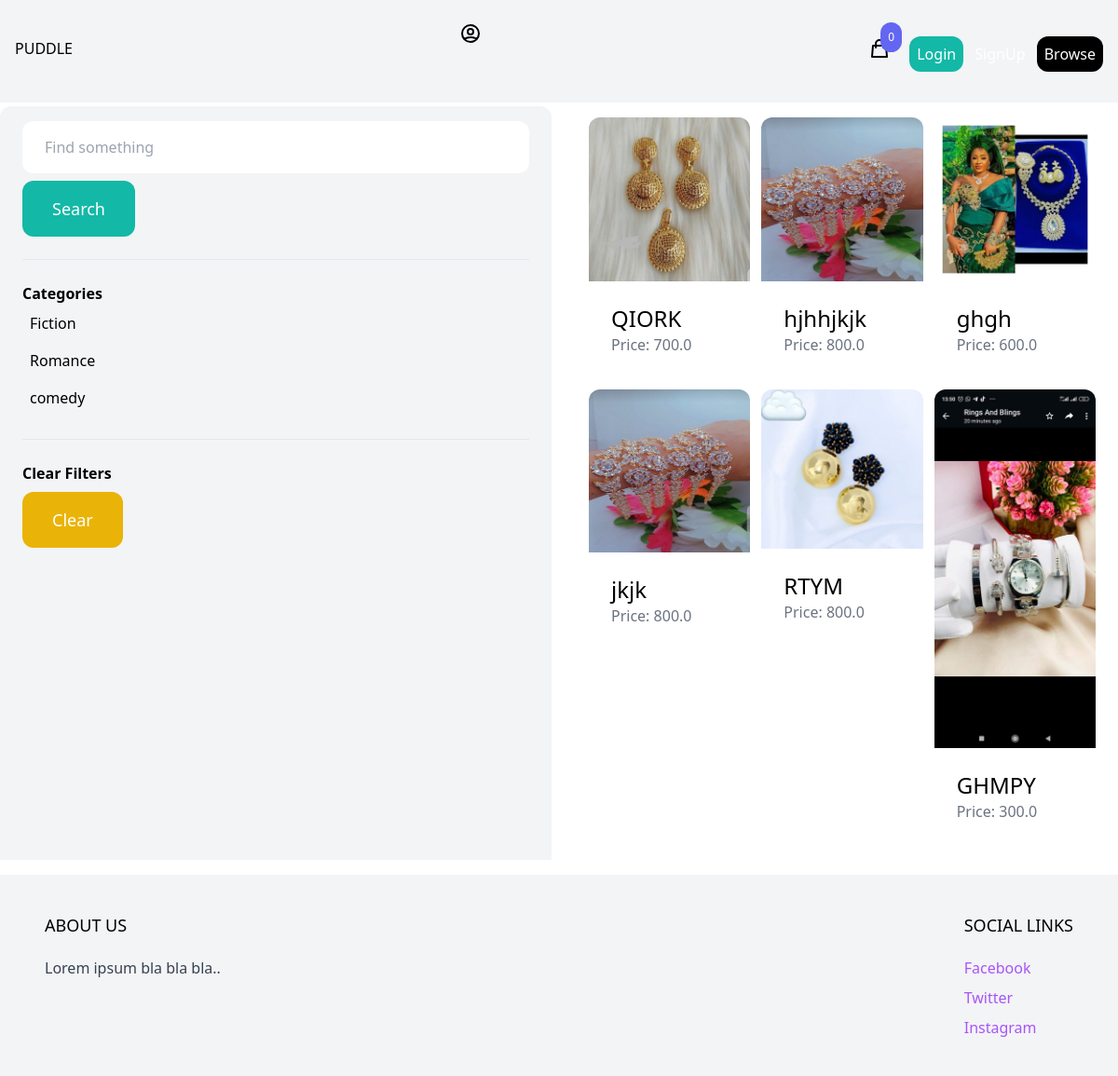
The app's page /items/ with its own data.
### item/models.py (models this page shows, shortened)
class Category(models.Model):
    name = models.CharField(max_length=255)

class Item(models.Model):
    category = models.ForeignKey(Category, related_name ='items', on_delete = models.CASCADE)
    name = models.CharField(max_length = 255)
    description = models.TextField(blank =True, null =True)
    price = models.FloatField()
    image = models.ImageField(upload_to = 'item_images', blank =  True, null = True)
    is_sold = models.BooleanField(default = False)
    created_by = models.ForeignKey(User, related_name = 'items', on_delete = models.CASCADE)
    created_at = models.DateTimeField(auto_now_add=True)

### item/views.py (the view)
# urls.py: path('', items, name = 'items'),
def items(request):
    query = request.GET.get('query', '')
    category_id = request.GET.get('category', 0)
    categories = Category.objects.all()
    items = Item.objects.filter(is_sold = False)
    if category_id:
        items = items.filter(category_id = category_id)
    if query:
        query = items.filter(Q(name__icontains=query) | Q(description__icontains=query))
    return render(request, 'item/items.html', {
        'items':items,
        'query':query,
        'category_id': int(category_id),
        'categories' : categories
    })

### cart/cart.py (called while the page is built)
    def __len__(self):
        return sum(item['quantity'] for item in self.cart.values())

### cart/context_processors.py (called while the page is built)
def cart(request):
    return {'cart':Cart(request)}

### item/templates/item/items.html (shortened to what this page needs)
{% extends 'core/base.html' %}
{% block content %}
<div class="grid grid-cols-2 gap-4 pb-4">
    <div class="cols-1/2 py-4 px-6 bg-gray-100 mt-1 rounded-t-xl">
        <form action="{% url 'item:items' %}">
            <input type="text" name="query" placeholder="Find something" class="w-full py-4 px-6 rounded-xl" value="{{ query }}">
            <button class="mt-2 px-8 py-4 text-lg bg-teal-500 text-white rounded-xl">Search</button>
        </form>
        <hr class="my-6">
        <p class="font-semibold">Categories</p>
        <ul>
           {% for category in categories %}
           <li class="py-2 px-2 rounded-xl {% if category.id == category_id %} bg-teal-200 {else} bg-gray-200 {% endif %}">
                <a href="{% url 'item:items' %}?query={{ query }}&category={{ category.id }}">{{category.name}}</a>
            </li>
           {% endfor %}
        </ul>
        <hr class="my-6">
        <p class="font-semibold">Clear Filters</p>
        <ul>
            <li><a href="" class="mt-2 py-4 px-8 inline-block bg-yellow-500 text-lg rounded-xl text-white">Clear</a></li>
        </ul>
    </div>
    <div class="cols-3 py-4 px-6">
        <div class="grid grid-cols-3 gap-3 w-full">
            {% for item in items %}
            <div>
                <a href="{% url 'item:detail' item.id %}">
                    <div>
                        <img src="{{item.image.url}}" alt="" class="rounded-t-xl">
                    </div>
                    <div class="p-6 bg-white rounded-b-xk">
                        <h2 class="text-2xl">{{ item.name }}</h2>
                        <p class="text-gray-500">Price: {{item.price}}</p>
                    </div>
                </a>
            </div>
            {% endfor %}
        </div>
    </div>
</div>
{% endblock %}

### records on screen
Category: name "Fiction"
Category: name "Romance"
Category: name "comedy"
Item: image (picture), name "QIORK", price "700.0"
Item: image (picture), name "hjhhjkjk", price "800.0"
Item: image (picture), name "ghgh", price "600.0"
Item: image (picture), name "jkjk", price "800.0"
Item: image (picture), name "RTYM", price "800.0"
Item: image (picture), name "GHMPY", price "300.0"

### other values on screen
{{ cart|length }} "0"
